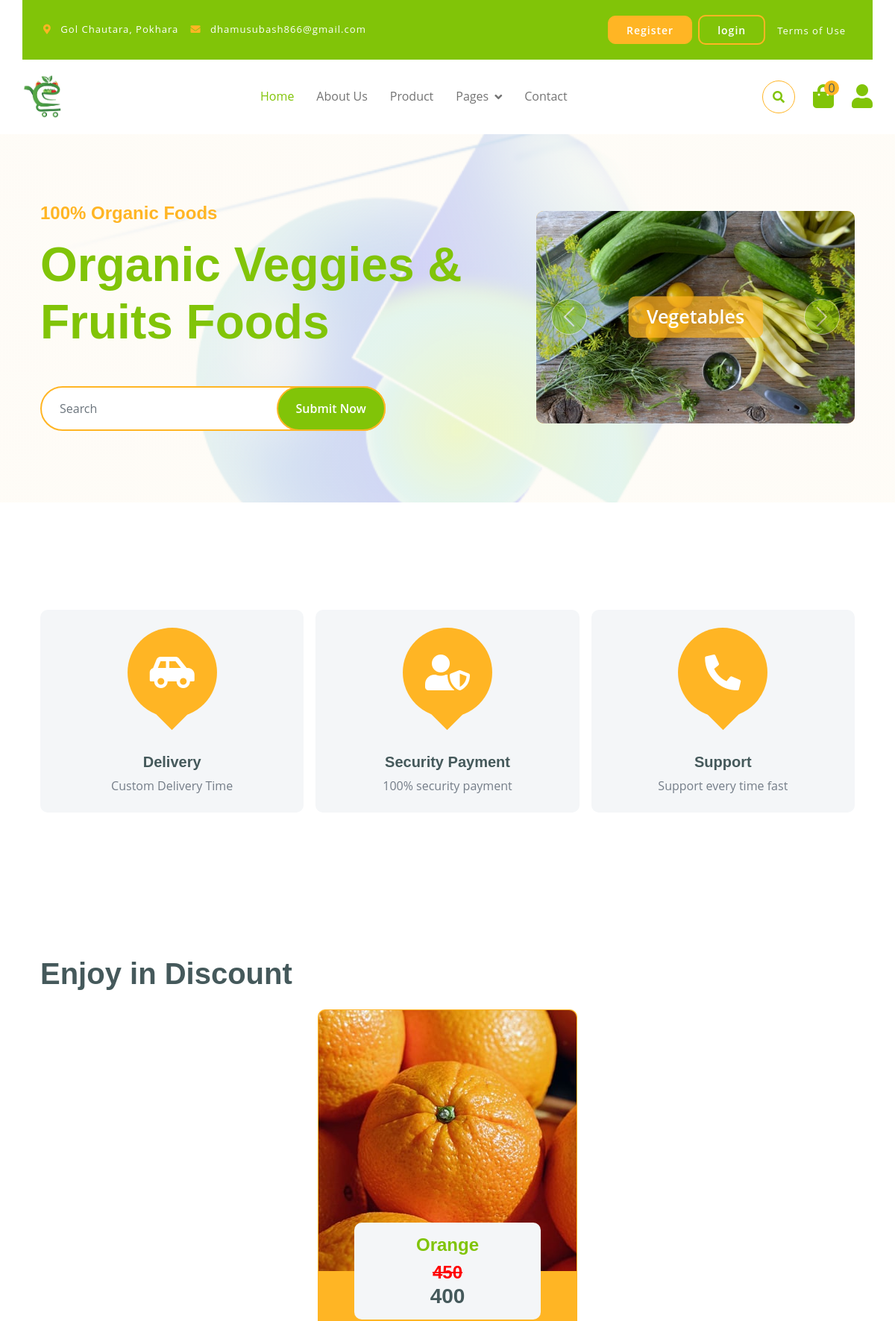
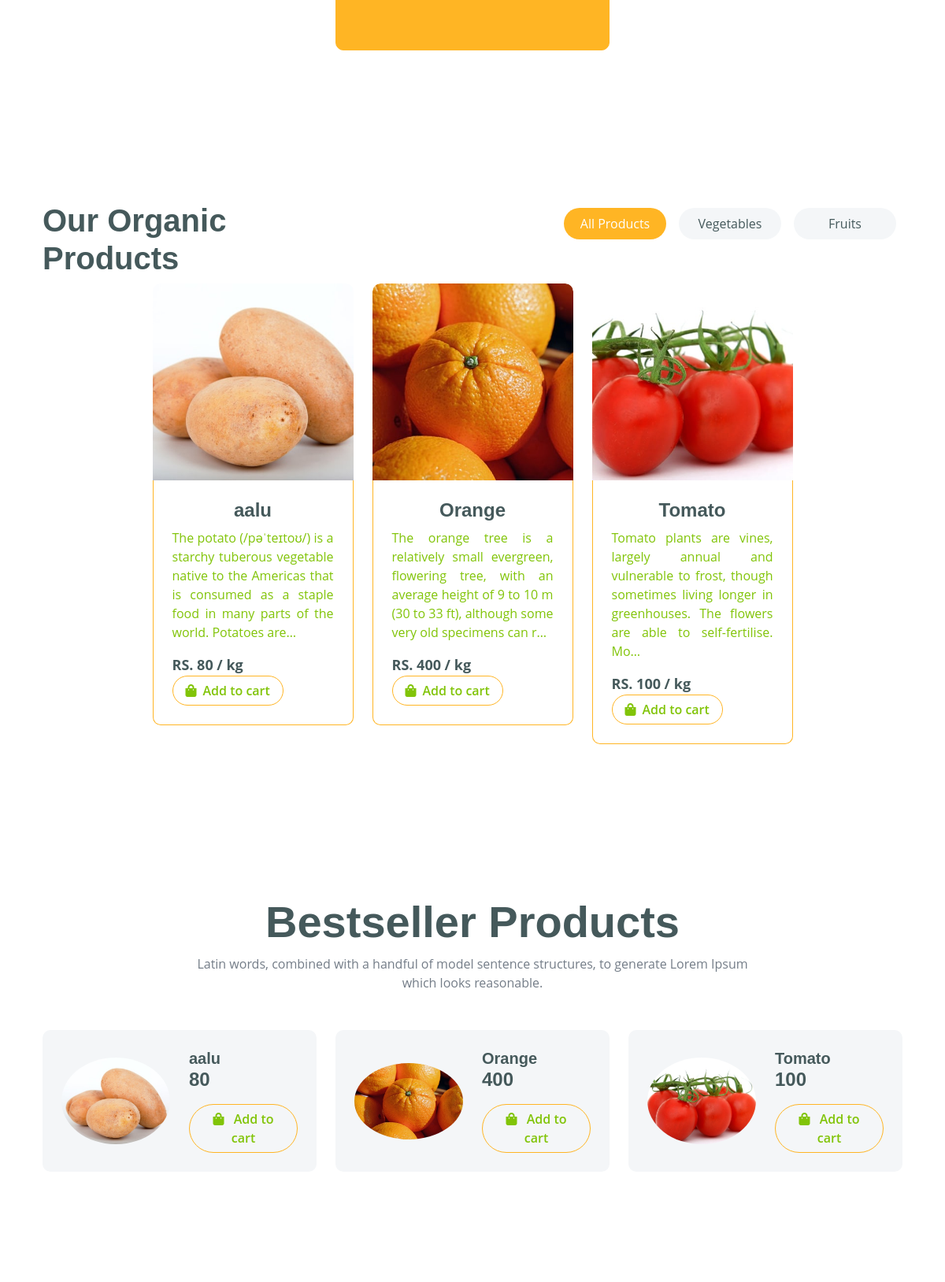
The page / (upper part) on the database its author committed (2 pictures, top to bottom).
### sabji/models.py (models this page shows, shortened)
class Category(models.Model):
    name = models.CharField(max_length=100)
    image = models.ImageField(upload_to='category_images/', blank=True, null=True)

class Product(models.Model):
    name = models.CharField(max_length=100)
    price = models.IntegerField(help_text='Price per kilo')
    pre_discount_price = models.IntegerField(blank=True, null=True)
    description = models.TextField()
    image = models.ImageField(upload_to='product_images/')
    quantity = models.IntegerField()
    farmer = models.ForeignKey(CustomUser, on_delete=models.CASCADE, related_name='products', limit_choices_to={'is_farmer': True})
    date_added = models.DateTimeField(auto_now_add=True)
    category = models.ForeignKey('Category', on_delete=models.SET_NULL, related_name='products',null=True)

### sabji/views.py (the view)
# urls.py: path('',views.index,name="index"),
def index(request):
    return render(request, 'user/index.html',)

### sabji/processors.py (called while the page is built)
def productprocessor(request):
    products = Product.objects.filter(quantity__gt=0)
    lowest_price = products.filter(quantity__gt=0).order_by('price').first()
    return {'products': products, 'lowest_price': lowest_price}

def categoryprocessor(request):
    categories = Category.objects.all()
    return {'categories': categories}

def discountprocessor(request):
    discounted_products = Product.objects.filter(pre_discount_price__gt=0)
    return {'discounted_products': discounted_products}

def cartprocessor(request):
    cart_count = 0
    if request.user.is_authenticated:
        cart_count = request.user.cart_items.filter(active=True).count()
    return {'cart_count': cart_count}

def bestsellerprocessor(request):
    bestseller_data = (
        OrderItem.objects.values('product__id', 'product__name')
        .annotate(total_quantity=Sum('quantity'))
        .order_by('-total_quantity')
    )
    bestseller_ids = [item['product__id'] for item in bestseller_data[:3]]
    bestseller = Product.objects.filter(id__in=bestseller_ids)
    return {'bestsellers': bestseller}

### templates/user/index.html (shortened to what this page needs)
{% extends 'base.html' %}
{% block content %}
  <div class="container-fluid py-5 mb-5 hero-header">
    <div class="container py-5">
      <div class="row g-5 align-items-center">
        <div class="col-md-12 col-lg-7">
          <h4 class="mb-3 text-secondary">100% Organic Foods</h4>
          <h1 class="mb-5 display-3 text-primary">Organic Veggies & Fruits Foods</h1>
          <form class="position-relative mx-auto" action="{% url 'search' %}" method="get">
            <input class="form-control border-2 border-secondary w-75 py-3 px-4 rounded-pill" type="search" name="query" placeholder="Search" />
            <button type="submit" class="btn btn-primary border-2 border-secondary py-3 px-4 position-absolute rounded-pill text-white h-100" style="top: 0; right: 25%;">Submit Now</button>
          </form>
        </div>
        <div class="col-md-12 col-lg-5">
          <div id="carouselId" class="carousel slide position-relative" data-bs-ride="carousel">
            <div class="carousel-inner" role="listbox">
              {% for cat in categories %}
              <div class="carousel-item {% if forloop.first %} active {% endif %} rounded">
                <img src="{% if cat.image %}{{cat.image.url}}{% endif %}" class="img-fluid w-100 h-100 bg-secondary rounded" alt="{{cat.name}}" />
                <a href="#" class="btn px-4 py-2 text-white rounded">{{cat.name}}</a>
              </div>
              {% endfor %}
            </div>
            <button class="carousel-control-prev" type="button" data-bs-target="#carouselId" data-bs-slide="prev">
              <span class="carousel-control-prev-icon" aria-hidden="true"></span>
            </button>
            <button class="carousel-control-next" type="button" data-bs-target="#carouselId" data-bs-slide="next">
              <span class="carousel-control-next-icon" aria-hidden="true"></span>
            </button>
          </div>
        </div>
      </div>
    </div>
  </div>
  <div class="container-fluid featurs py-5">
    <div class="container py-5">
      <div class="row g-3">
        <div class="col-md-6 col-lg-4">
          <div class="featurs-item text-center rounded bg-light p-4">
            <div class="featurs-icon btn-square rounded-circle bg-secondary mb-5 mx-auto">
              <i class="fas fa-car-side fa-3x text-white"></i>
            </div>
            <div class="featurs-content text-center">
              <h5>Delivery</h5>
              <p class="mb-0">Custom Delivery Time</p>
            </div>
          </div>
        </div>
        <div class="col-md-6 col-lg-4">
          <div class="featurs-item text-center rounded bg-light p-4">
            <div class="featurs-icon btn-square rounded-circle bg-secondary mb-5 mx-auto">
              <i class="fas fa-user-shield fa-3x text-white"></i>
            </div>
            <div class="featurs-content text-center">
              <h5>Security Payment</h5>
              <p class="mb-0">100% security payment</p>
            </div>
          </div>
        </div>
        <div class="col-md-6 col-lg-4">
          <div class="featurs-item text-center rounded bg-light p-4">
            <div class="featurs-icon btn-square rounded-circle bg-secondary mb-5 mx-auto">
              <i class="fa fa-phone-alt fa-3x text-white"></i>
            </div>
            <div class="featurs-content text-center">
              <h5>Support</h5>
              <p class="mb-0">Support every time fast</p>
            </div>
          </div>
        </div>
      </div>
    </div>
  </div>
  <div class="container-fluid service py-5">
    <div class="container py-5">
      <h1 class="mb-4">Enjoy in Discount</h1>
      <div class="row g-4 justify-content-center">
      {% for product in discounted_products|slice:":3" %}
      <div class="col-md-6 col-lg-4">
        <a href="{% url 'productDetail' product.id %}">
        <div class="service-item bg-secondary rounded border border-secondary">
          <img src="{{product.image.url}}" class="img-fluid rounded-top w-100" style="height: 350px; object-fit: cover;" alt="" />
          <div class="px-4 rounded-bottom">
          <div class="service-content bg-light text-center p-3 rounded">
            <h4 class="text-primary">{{ product.name }}</h4>
            <h4 class="mb-0"> <del style="color:red">{{ product.pre_discount_price }}</del></h4>
            <h3 class="mb-0"> {{ product.price }}</h3>
          </div>
          </div>
        </div>
        </a>
      </div>
      {% empty %}
        <p class="text-center">No Discounted Products</p>
      {% endfor %}
      </div>
    </div>
  </div>
  <div class="container-fluid fruite py-5">
    <div class="container py-5">
      <div class="tab-class text-center">
        <div class="row g-4">
          <div class="col-lg-4 text-start">
            <h1>Our Organic Products</h1>
          </div>
          <div class="col-lg-8 text-end">
            <ul class="nav nav-pills d-inline-flex text-center mb-5">
              <li class="nav-item">
                <a class="d-flex m-2 py-2 bg-light rounded-pill active" data-bs-toggle="pill" href="#tab-0"><span class="text-dark" style="width: 130px">All Products</span></a>
              </li>
              {% for category in categories %}
                <li class="nav-item">
                  <a class="d-flex m-2 py-2 bg-light rounded-pill" data-bs-toggle="pill" href="#tab-{{ category.id }}"><span class="text-dark" style="width: 130px">{{ category.name }}</span></a>
                </li>
              {% endfor %}
            </ul>
          </div>
        </div>
        <div class="tab-content">
          <div id="tab-0" class="tab-pane fade show p-0 active">
            <div class="row g-4">
              <div class="col-lg-12">
                <div class="row g-4 justify-content-center">
                  {% for product in products %}
                    <div class="col-md-6 col-lg-4 col-xl-3  h-100">
                      <a href="{% url 'productDetail' product.id %}">
                        <div class="rounded position-relative fruite-item">
                          <div class="fruite-img">
                            <img src="{{ product.image.url }}" class="img-fluid w-100 rounded-top" style="height: 250px; object-fit: cover;" alt="" />
                          </div>
                          <div class="p-4 border border-secondary border-top-0 rounded-bottom">
                            <h4>{{ product.name }}</h4>
                            <p style="text-align: justify;">{{ product.description|truncatechars:155 }}</p>
                            <div class="d-flex justify-content-between flex-lg-wrap">
                                <p class="text-dark fw-bold mb-0" style="font-size: 18px;">RS. {{ product.price }} / kg</p>
                              <a href="#"
                                  hx-get="{% url 'add_to_cart' product.id 1 %}"
                                  hx-target="#cartCount"
                                  hx-swap="outerHTML"
                                  hx-trigger="click"
                                  class="btn border border-secondary rounded-pill px-3 text-primary"
                                  ><i class="fa fa-shopping-bag me-2 text-primary"></i>Add to cart</a>
                            </div>
                          </div>
                        </div>
                      </a>
                    </div>
                  {% endfor %}
                </div>
              </div>
            </div>
          </div>
        </div>
      </div>
    </div>
  </div>
  <div class="container-fluid py-5">
    <div class="container py-5">
      <div class="text-center mx-auto mb-5" style="max-width: 700px;">
        <h1 class="display-4">Bestseller Products</h1>
        <p>Latin words, combined with a handful of model sentence structures, to generate Lorem Ipsum which looks reasonable.</p>
      </div>
      <div class="row g-4">
        {% for bs in bestsellers %}
        <div class="col-lg-6 col-xl-4">
          <div class="p-4 rounded bg-light">
            <div class="row align-items-center">
              <div class="col-6">
                <img src="{{ bs.image.url }}" class="img-fluid rounded-circle w-100" alt="{{ bs.name }}" />
              </div>
              <div class="col-6">
                <a href="{% url 'productDetail' bs.id %}" class="h5">{{ bs.name }}</a>
                <h4 class="mb-3">{{ bs.price }}</h4>
                <a href="#" hx-get="{% url 'add_to_cart' bs.id 1 %}"
                hx-target="#cartCount"
                hx-swap="outerHTML"
                hx-trigger="click"
                class="btn border border-secondary rounded-pill px-3 text-primary">
                <i class="fa fa-shopping-bag me-2 text-primary"></i>
                Add to cart</a>
              </div>
            </div>
          </div>
        </div>
        {% empty %}
          <p class="text-center">No Bestseller Products</p>
        {% endfor %}
      </div>
    </div>
  </div>
{% endblock %}

### static/css/style.css (style rules this page uses)
.btn { font-weight: 600; transition: .5s; }
.btn-square { width: 32px; height: 32px; }
.btn-square, .btn-sm-square, .btn-md-square, .btn-lg-square { padding: 0; display: flex; align-items: center; justify-content: center; font-weight: normal; }
.btn.border-secondary { transition: 0.5s; }
.hero-header { background: linear-gradient(rgba(248, 223, 173, 0.1), rgba(248, 223, 173, 0.1)), url(../img/hero-img.png); background-position: center center; background-repeat: no-repeat; background-size: cover; }
.carousel-item { position: relative; }
.carousel-item a { position: absolute; top: 50%; left: 50%; transform: translate(-50%, -50%); font-size: 25px; background: linear-gradient(rgba(255, 181, 36, 0.7), rgba(255, 181, 36, 0.7)); }
.carousel-control-next, .carousel-control-prev { width: 48px; height: 48px; border-radius: 48px; border: 1px solid var(--bs-white); background: var(--bs-primary); position: absolute; top: 50%; transform: translateY(-50%); }
.carousel-control-next { margin-right: 20px; }
.carousel-control-prev { margin-left: 20px; }
@media (min-width: 992px) { .hero-header, .page-header { margin-top: 152px !important; } }
.featurs .featurs-item .featurs-icon { position: relative; width: 120px; height: 120px; }
.featurs .featurs-item .featurs-icon::after { content: ""; width: 35px; height: 35px; background: var(--bs-secondary); position: absolute; bottom: -10px; transform: translate(-50%); transform: rotate(45deg); background: var(--bs-secondary); }
.service .service-item .service-content { position: relative; width: 250px; height: 130px; top: -50%; left: 50%; transform: translate(-50%, -50%); }
.fruite .tab-class .nav-item a.active { background: var(--bs-secondary) !important; }
.fruite .tab-class .nav-item a.active span { color: var(--bs-white) !important; }
.fruite .fruite-item { height: 100%; transition: 0.5s; }
.fruite .fruite-item .fruite-img { overflow: hidden; transition: 0.5s; border-radius: 10px 10px 0 0; }
.fruite .fruite-item .fruite-img img { transition: 0.5s; }

### rows shown on the page
Category: image (picture), name "Vegetables"
Product: image (picture), name "Orange", pre_discount_price "450", price "400", description "The orange tree is a relatively small evergreen, flowering tree, with an average height of 9 to 10 m (30 to 33 ft), although some very old specimens can r…"
Category: name "Fruits"
Product: image (picture), name "aalu", description "The potato (/pəˈteɪtoʊ/) is a starchy tuberous vegetable native to the Americas that is consumed as a staple food in many parts of the world. Potatoes are…", price "80"
Product: image (picture), name "Tomato", description "Tomato plants are vines, largely annual and vulnerable to frost, though sometimes living longer in greenhouses. The flowers are able to self-fertilise. Mo…", price "100"

### other values the page prints
{{ cart_count }} "0"
